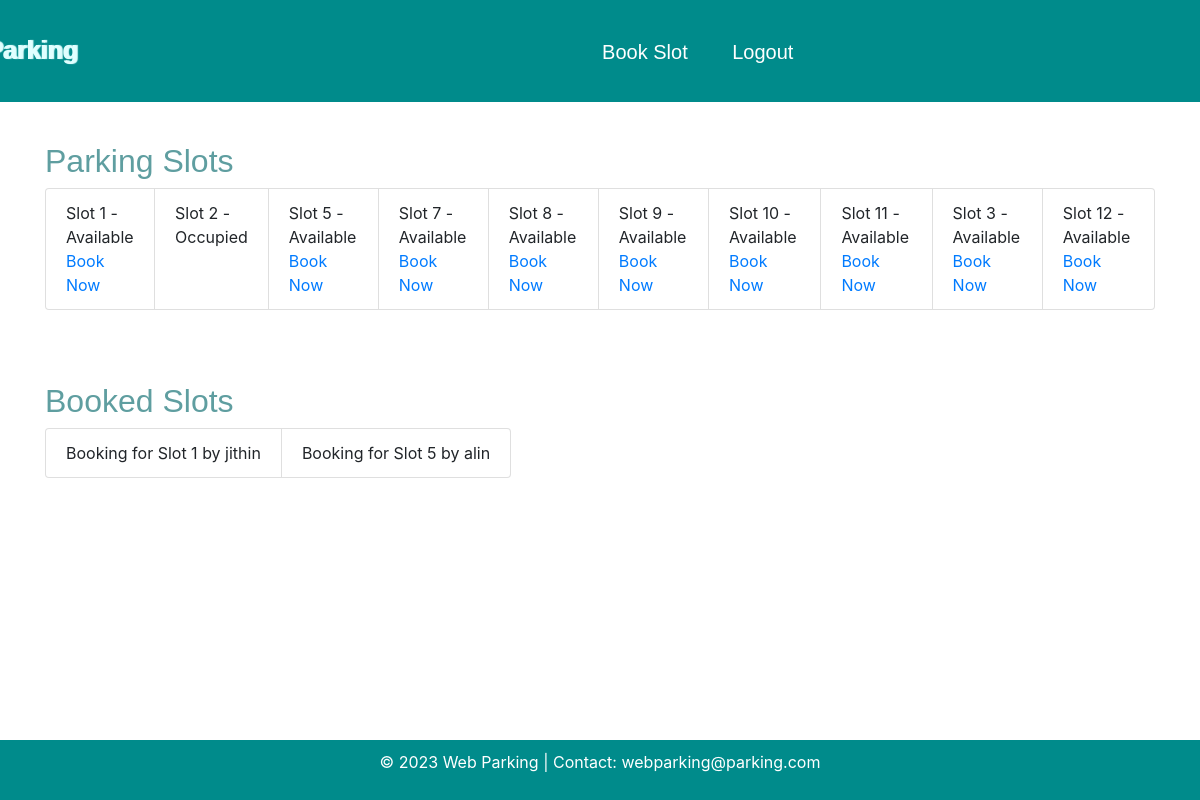
The page /viewslot on the database its author committed.
### app1/models.py (models this page shows)
class ParkingSlot(models.Model):
    slot_number = models.IntegerField(unique=True)
    is_available = models.BooleanField(default=True)
    def __str__(self):
        return f"Slot {self.slot_number} - {'Available' if self.is_available else 'Occupied'}"

class BookedSlot(models.Model):
    slot = models.ForeignKey(ParkingSlot, on_delete=models.CASCADE)
    user_name = models.CharField(max_length=50)
    booking_time = models.DateTimeField(auto_now_add=True)
    def __str__(self):
        return f"Booking for Slot {self.slot.slot_number} by {self.user_name}"

### app1/views.py (the view)
# urls.py: path('viewslot', views.view_parking_slots, name='view_parking_slots'),
def view_parking_slots(request):
    slots = ParkingSlot.objects.all()
    booked_slots = BookedSlot.objects.all()
    return render(request, 'viewslot.html', {'slots': slots, 'booked_slots': booked_slots})

### templates/viewslot.html (shortened to what this page needs)
{% extends 'base2.html' %}
{% block content %}
<div class="container">
<h2>Parking Slots</h2>
<ul class="list-group list-group-horizontal">
    {% for slot in slots %}
        <li class="list-group-item">
            {{ slot }}
            {% if slot.is_available %}
                <a href="{% url 'book_slot' slot_id=slot.id %}">Book Now</a>
            {% endif %}
        </li>
    {% endfor %}
</ul><br><br><br>
<h2>Booked Slots</h2>
<ul class="list-group list-group-horizontal">
        <li class="list-group-item">{{ booked_slot }}</li>
</ul>
</div>
{% endblock %}

### templates/base2.html (shortened to what this page needs)
<!doctype html>
{% load static %}
<html lang="en">
  <head>
    <link rel="stylesheet" href="https://cdn.jsdelivr.net/npm/bootstrap@4.3.1/dist/css/bootstrap.min.css">
  </head>
  <body>
    <ul class="nav5">
        <li class="webname">Web Parking</li>
        <li><a class="anc1" style="text-decoration: none; color: white;" href="viewslot">Book Slot</a></li>
        <li><a class="anc1" style="text-decoration: none; color: white;" href="logout">Logout</a></li>
    </ul><br>
    {% block content %}
    {% endblock %}
    <footer>
        <p>&copy; 2023 Web Parking | Contact: webparking@parking.com</p>
    </footer>
  </body>
</html>

### templates/base2.html (style rules this page uses)
.nav5 { background-color: darkcyan; text-align: center; position: sticky; padding: 12px; top: 0px; width: 100%; margin-top:0rem; }
li { display: inline-block; padding: 20px; text-decoration: none; }
.anc1 { font-size: 20px; font-family: Verdana, Geneva, Tahoma, sans-serif; }
footer { background-color: darkcyan; color: #fff; text-align: center; padding: 10px; position: fixed; bottom: 0px; width: 100%; }
.webname { position: relative; right: 30rem; font-size: 25px; color: lightcyan; font-family: Verdana, Geneva, Tahoma, sans-serif; font-weight: bolder; text-shadow: 2px 0px 1px; }

### templates/viewslot.html (style rules this page uses)
h2 { font-family: Verdana, Geneva, Tahoma, sans-serif; color: cadetblue; }

### rows shown on the page
ParkingSlot: slot_number+is_available "Slot 1 - Available", shows "Book Now"
ParkingSlot: slot_number+is_available "Slot 2 - Occupied"
ParkingSlot: slot_number+is_available "Slot 5 - Available", shows "Book Now"
ParkingSlot: slot_number+is_available "Slot 7 - Available", shows "Book Now"
ParkingSlot: slot_number+is_available "Slot 8 - Available", shows "Book Now"
ParkingSlot: slot_number+is_available "Slot 9 - Available", shows "Book Now"
ParkingSlot: slot_number+is_available "Slot 10 - Available", shows "Book Now"
ParkingSlot: slot_number+is_available "Slot 11 - Available", shows "Book Now"
ParkingSlot: slot_number+is_available "Slot 3 - Available", shows "Book Now"
ParkingSlot: slot_number+is_available "Slot 12 - Available", shows "Book Now"
BookedSlot: slot+user_name "Booking for Slot 1 by jithin"
BookedSlot: slot+user_name "Booking for Slot 5 by alin"
